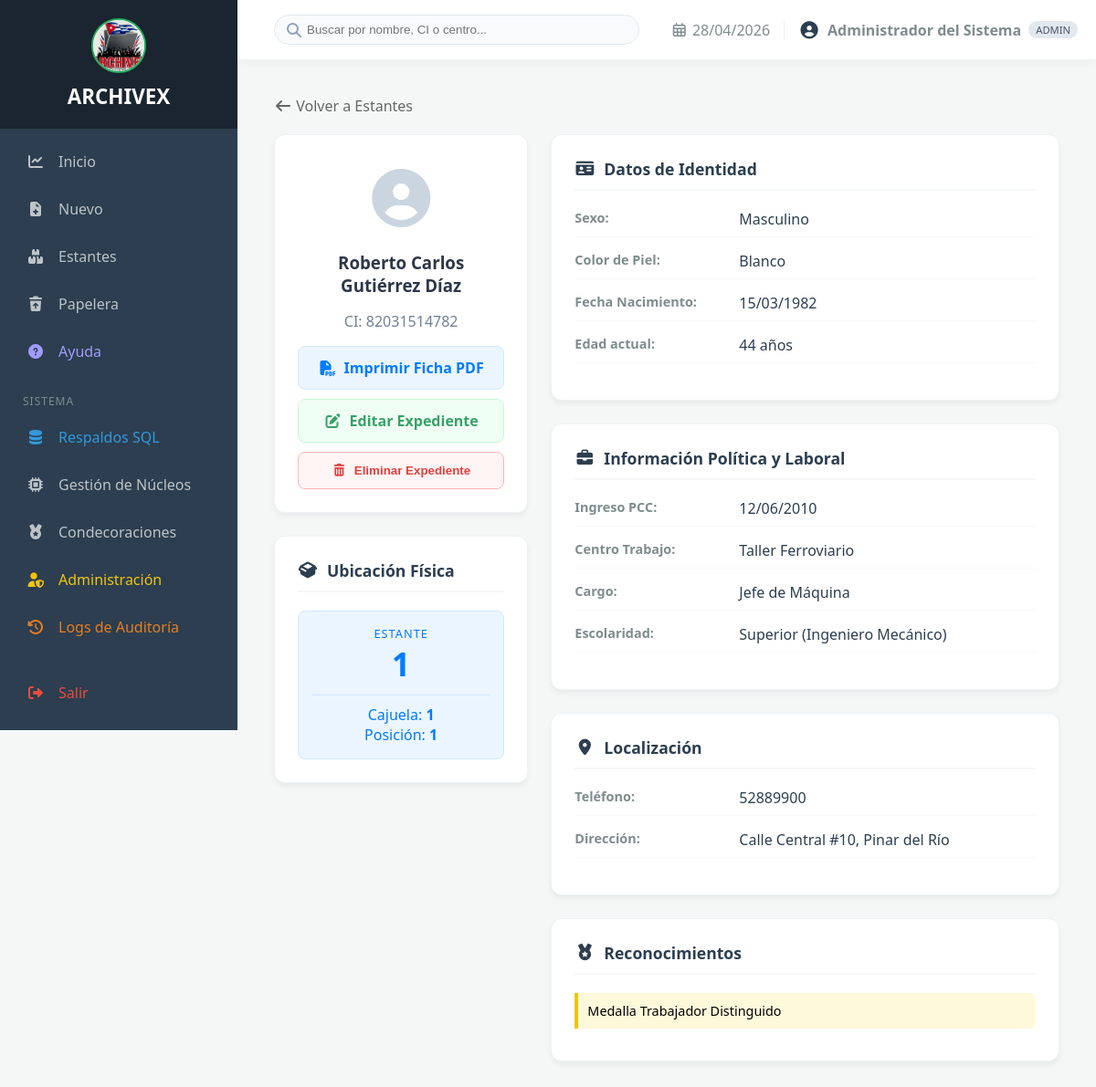
Page /index.php?controller=militante&action=ver&id=35 (signed in) on the committed database.
### tables this page shows
CREATE TABLE `militantes` (
  `id` int(11) NOT NULL AUTO_INCREMENT,
  `nombre1` varchar(100) NOT NULL,
  `nombre2` varchar(100) DEFAULT NULL,
  `apellido1` varchar(100) NOT NULL,
  `apellido2` varchar(100) NOT NULL,
  `nombre_completo` varchar(400) NOT NULL,
  `ci` varchar(11) NOT NULL,
  `fecha_nacimiento` date NOT NULL,
  `sexo` enum('M','F') NOT NULL,
  `color_piel` enum('Blanco','Negro') NOT NULL,
  `fecha_pcc` date NOT NULL,
  `nucleo_id` int(11) NOT NULL,
  `centro_trabajo` varchar(255) NOT NULL,
  `cargo` varchar(255) NOT NULL,
  `nivel_escolar` enum('Primaria','Medio','Superior') NOT NULL,
  `graduado_de` varchar(255) DEFAULT NULL,
  `direccion` text NOT NULL,
  `telefono` varchar(50) NOT NULL,
  `condecoraciones` text DEFAULT NULL,
  `ubicacion_id` int(11) DEFAULT NULL,
  `creado_at` timestamp NOT NULL DEFAULT current_timestamp(),
  `actualizado_at` timestamp NOT NULL DEFAULT current_timestamp() ON UPDATE current_timestamp(),
  `deleted_at` datetime DEFAULT NULL,
  PRIMARY KEY (`id`),
  UNIQUE KEY `ci` (`ci`),
  UNIQUE KEY `idx_militante_ci` (`ci`),
  KEY `fk_militante_ubicacion` (`ubicacion_id`),
  KEY `fk_militante_nucleo` (`nucleo_id`),
  CONSTRAINT `fk_militante_nucleo` FOREIGN KEY (`nucleo_id`) REFERENCES `nucleos` (`id`) ON UPDATE CASCADE,
  CONSTRAINT `fk_militante_ubicacion` FOREIGN KEY (`ubicacion_id`) REFERENCES `ubicaciones` (`id`) ON UPDATE CASCADE
);

CREATE TABLE `estantes` (
  `id` int(11) NOT NULL AUTO_INCREMENT,
  `numero_consecutivo` int(11) NOT NULL,
  `capacidad` int(11) DEFAULT 396,
  PRIMARY KEY (`id`),
  UNIQUE KEY `numero_consecutivo` (`numero_consecutivo`)
);

CREATE TABLE `ubicaciones` (
  `id` int(11) NOT NULL AUTO_INCREMENT,
  `estante_id` int(11) NOT NULL,
  `cajuela` int(11) NOT NULL,
  `posicion_global` int(11) NOT NULL,
  `estado` enum('libre','ocupada') DEFAULT 'libre',
  PRIMARY KEY (`id`),
  UNIQUE KEY `ubicacion_unica` (`estante_id`,`posicion_global`),
  KEY `estante_id` (`estante_id`),
  CONSTRAINT `fk_estante` FOREIGN KEY (`estante_id`) REFERENCES `estantes` (`id`) ON DELETE CASCADE
);

### views/expedientes/ver.php (the view, shortened to what this page needs)
<div class="ficha-container">
    <?php
        $urlVolver = ($_SESSION['usuario_rol'] === 'invitado')
            ? "index.php?controller=invitado&action=index"
            : "index.php?controller=estante";
    ?>
    <a href="<?php echo $urlVolver; ?>" class="btn-volver">
        <i class="fas fa-arrow-left"></i> Volver <?php echo ($_SESSION['usuario_rol'] === 'invitado') ? 'a la búsqueda' : 'a Estantes'; ?>
    </a>
    <div class="grid-expediente">
        <div>
            <div class="card-ficha" style="text-align: center;">
                <div style="font-size: 4rem; color: #cbd5e0; margin-bottom: 15px;">
                    <i class="fas fa-user-circle"></i>
                </div>
                <h3 style="margin:0; color: #2d3748;"><?php echo htmlspecialchars($militante['nombre_completo']); ?></h3>
                <p style="color:#718096; font-weight: 500;">CI: <?php echo $militante['ci']; ?></p>
                <div class="actions-container">
                    <a href="index.php?controller=reporte&action=fichaMilitante&id=<?php echo $militante['id']; ?>"
                       target="_blank" class="btn-action btn-print">
                        <i class="fas fa-file-pdf"></i> Imprimir Ficha PDF
                    </a>
                    <?php if ($_SESSION['usuario_rol'] !== 'invitado'): ?>
                        <a href="index.php?controller=militante&action=editar&id=<?php echo $militante['id']; ?>"
                           class="btn-action btn-edit">
                            <i class="fas fa-edit"></i> Editar Expediente
                        </a>
                        <button class="btn-action btn-delete" onclick="openModal()">
                            <i class="fas fa-trash-alt"></i> Eliminar Expediente
                        </button>
                    <?php endif; ?>
                </div>
            </div>
            <div class="card-ficha">
                <div class="card-title"><i class="fas fa-box-open"></i> Ubicación Física</div>
                <div class="badge-ubicacion">
                    <div style="font-size: 0.8rem; text-transform: uppercase; letter-spacing: 1px;">Estante</div>
                    <div style="font-size: 2.2rem; font-weight: 800;"><?php echo $militante['num_estante']; ?></div>
                    <hr style="border:0; border-top:1px solid #d1e9ff; margin:10px 0;">
                    <div style="font-size: 1rem;">Cajuela: <strong><?php echo $militante['cajuela']; ?></strong></div>
                    <div style="font-size: 1rem;">Posición: <strong><?php echo $militante['posicion_global']; ?></strong></div>
                </div>
            </div>
        </div>
        <div>
            <div class="card-ficha">
                <div class="card-title"><i class="fas fa-id-card"></i> Datos de Identidad</div>
                <div class="info-row"><div class="info-label">Sexo:</div><div class="info-value"><?php echo ($militante['sexo'] == 'M') ? 'Masculino' : 'Femenino'; ?></div></div>
                <div class="info-row"><div class="info-label">Color de Piel:</div><div class="info-value"><?php echo $militante['color_piel']; ?></div></div>
                <div class="info-row"><div class="info-label">Fecha Nacimiento:</div><div class="info-value"><?php echo date('d/m/Y', strtotime($militante['fecha_nacimiento'])); ?></div></div>
                <?php
                    $nacimiento = new DateTime($militante['fecha_nacimiento']);
                    $hoy = new DateTime();
                    $edad = $hoy->diff($nacimiento)->y;
                ?>
                <div class="info-row"><div class="info-label">Edad actual:</div><div class="info-value"><?php echo $edad; ?> años</div></div>
            </div>
            <div class="card-ficha">
                <div class="card-title"><i class="fas fa-briefcase"></i> Información Política y Laboral</div>
                <div class="info-row"><div class="info-label">Ingreso PCC:</div><div class="info-value"><?php echo date('d/m/Y', strtotime($militante['fecha_pcc'])); ?></div></div>
                <div class="info-row"><div class="info-label">Centro Trabajo:</div><div class="info-value"><?php echo htmlspecialchars($militante['centro_trabajo']); ?></div></div>
                <div class="info-row"><div class="info-label">Cargo:</div><div class="info-value"><?php echo htmlspecialchars($militante['cargo']); ?></div></div>
                <div class="info-row"><div class="info-label">Escolaridad:</div><div class="info-value"><?php echo $militante['nivel_escolar']; ?> <?php echo !empty($militante['graduado_de']) ? '('.htmlspecialchars($militante['graduado_de']).')' : ''; ?></div></div>
            </div>
            <div class="card-ficha">
                <div class="card-title"><i class="fas fa-map-marker-alt"></i> Localización</div>
                <div class="info-row"><div class="info-label">Teléfono:</div><div class="info-value"><?php echo $militante['telefono']; ?></div></div>
                <div class="info-row"><div class="info-label">Dirección:</div><div class="info-value"><?php echo htmlspecialchars($militante['direccion']); ?></div></div>
            </div>
            <div class="card-ficha">
                <div class="card-title"><i class="fas fa-medal"></i> Reconocimientos</div>
                <?php
                if(!empty($militante['condecoraciones'])):
                    $premios = explode(" | ", $militante['condecoraciones']);
                    foreach($premios as $p): ?>
                        <div class="reconocimiento-item"><?php echo htmlspecialchars($p); ?></div>
                    <?php endforeach;
                else: ?>
                    <p style="color:#bdc3c7; font-style: italic;">Sin reconocimientos registrados.</p>
                <?php endif; ?>
            </div>
        </div>
    </div>
</div>

### views/layout/main.php (style rules this page uses)
:root { --sidebar-width: 260px; --header-height: auto; --primary-color: #2c3e50; --accent-color: #27ae60; --danger-color: #e74c3c; --text-muted: #bdc3c7; --bg-body: #f4f7f6; }
* { box-sizing: border-box; }
body { margin: 0; display: flex; background: var(--bg-body); font-family: 'Segoe UI', system-ui, -apple-system, sans-serif; overflow-x: hidden; }

### views/expedientes/ver.php (style rules this page uses)
.ficha-container { max-width: 1000px; margin: 0 auto; padding: 20px; }
.btn-volver { margin-bottom: 20px; display: inline-block; color: #666; text-decoration: none; transition: color 0.3s; font-weight: 500; }
.grid-expediente { display: grid; grid-template-columns: 1fr 2fr; gap: 25px; }
.card-ficha { background: white; border-radius: 12px; box-shadow: 0 4px 6px rgba(0,0,0,0.05); padding: 25px; margin-bottom: 25px; border: 1px solid #eef2f7; }
.card-title { font-size: 1.1rem; font-weight: bold; color: var(--primary-color); border-bottom: 2px solid #f4f7f6; padding-bottom: 10px; margin-bottom: 20px; display: flex; align-items: center; gap: 10px; }
.info-row { display: flex; margin-bottom: 15px; border-bottom: 1px solid #f9f9f9; padding-bottom: 8px; }
.info-label { font-weight: 600; width: 180px; color: #7f8c8d; font-size: 0.9rem; }
.info-value { color: #2c3e50; font-weight: 500; }
.badge-ubicacion { background: #ebf5ff; color: #007bff; padding: 15px; border-radius: 8px; text-align: center; border: 1px solid #d1e9ff; }
.reconocimiento-item { background: #fff9db; border-left: 4px solid #f1c40f; padding: 10px; margin-bottom: 10px; border-radius: 0 5px 5px 0; font-size: 0.9rem; }
.actions-container { display: flex; flex-direction: column; gap: 10px; margin-top: 15px; }
.btn-action { width: 100%; padding: 12px; border-radius: 8px; text-decoration: none; font-weight: bold; transition: all 0.3s; display: flex; align-items: center; justify-content: center; gap: 8px; border: 1px solid; }
.btn-print { background: #ebf5ff; color: #007bff; border-color: #d1e9ff; }
.btn-edit { background: #f0fff4; color: #38a169; border-color: #c6f6d5; }
.btn-delete { background: #fff5f5; color: #e53e3e; border-color: #feb2b2; cursor: pointer; }

### rows in the picture
militantes: nombre_completo "Roberto Carlos Gutiérrez Díaz", ci "82031514782", estantes.numero_consecutivo "1", ubicacion.cajuela "1", ubicacion.posicion_global "1", color_piel "Blanco", fecha_nacimiento "15/03/1982", fecha_pcc "12/06/2010", centro_trabajo "Taller Ferroviario", cargo "Jefe de Máquina", nivel_escolar "Superior", graduado_de "Ingeniero Mecánico", telefono "52889900", direccion "Calle Central #10, Pinar del Río", condecoraciones "Medalla Trabajador Distinguido"

### other values in the picture
$_SESSION['usuario_nombre'] "Administrador del Sistema"
$_SESSION['usuario_rol'] "ADMIN"
